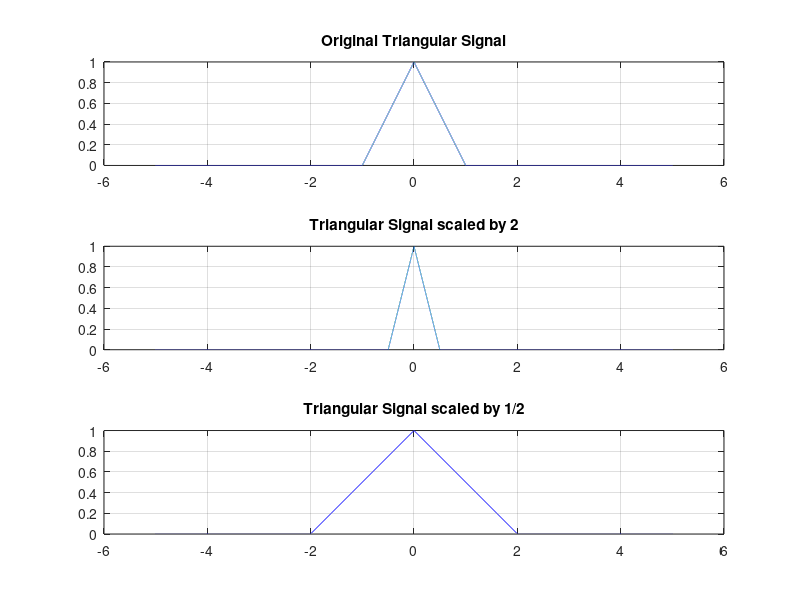

Write MATLAB code to recreate this figure.
clc;
clear all;
close all;

t = -5 : 0.0001 : 5;
x = tripuls(t, 2);

figure(73050);
subplot(3, 1, 1);
plot(t, x), grid;
title('Original Triangular Signal');

x = tripuls(2*t, 2);
subplot(3, 1, 2);
plot(t, x), grid;
title('Triangular Signal scaled by 2');

x = tripuls(t/2, 2);
subplot(3, 1, 3);
plot(t, x), grid;
title('Triangular Signal scaled by 1/2');
